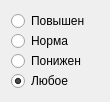
<?xml version="1.0" encoding="UTF-8"?>
<ui version="4.0">
 <class>Form</class>
 <widget class="QWidget" name="Form">
  <property name="geometry">
   <rect>
    <x>0</x>
    <y>0</y>
    <width>110</width>
    <height>94</height>
   </rect>
  </property>
  <property name="sizePolicy">
   <sizepolicy hsizetype="MinimumExpanding" vsizetype="Preferred">
    <horstretch>0</horstretch>
    <verstretch>0</verstretch>
   </sizepolicy>
  </property>
  <property name="windowTitle">
   <string>Form</string>
  </property>
  <layout class="QVBoxLayout" name="verticalLayout">
   <item>
    <layout class="QVBoxLayout" name="verticalLayout_4">
     <property name="spacing">
      <number>0</number>
     </property>
     <item>
      <widget class="QRadioButton" name="upButton">
       <property name="text">
        <string>Повышен</string>
       </property>
       <property name="icon">
        <iconset>
         <normaloff>up_arrow.png</normaloff>up_arrow.png</iconset>
       </property>
      </widget>
     </item>
     <item>
      <widget class="QRadioButton" name="normalButton">
       <property name="text">
        <string>Норма</string>
       </property>
       <property name="checkable">
        <bool>true</bool>
       </property>
      </widget>
     </item>
     <item>
      <widget class="QRadioButton" name="downButton">
       <property name="text">
        <string>Понижен</string>
       </property>
       <property name="icon">
        <iconset>
         <normaloff>down_arrow.png</normaloff>down_arrow.png</iconset>
       </property>
      </widget>
     </item>
     <item>
      <widget class="QRadioButton" name="anyButton">
       <property name="text">
        <string>Любое</string>
       </property>
       <property name="checked">
        <bool>true</bool>
       </property>
      </widget>
     </item>
    </layout>
   </item>
  </layout>
 </widget>
 <resources/>
 <connections/>
</ui>
